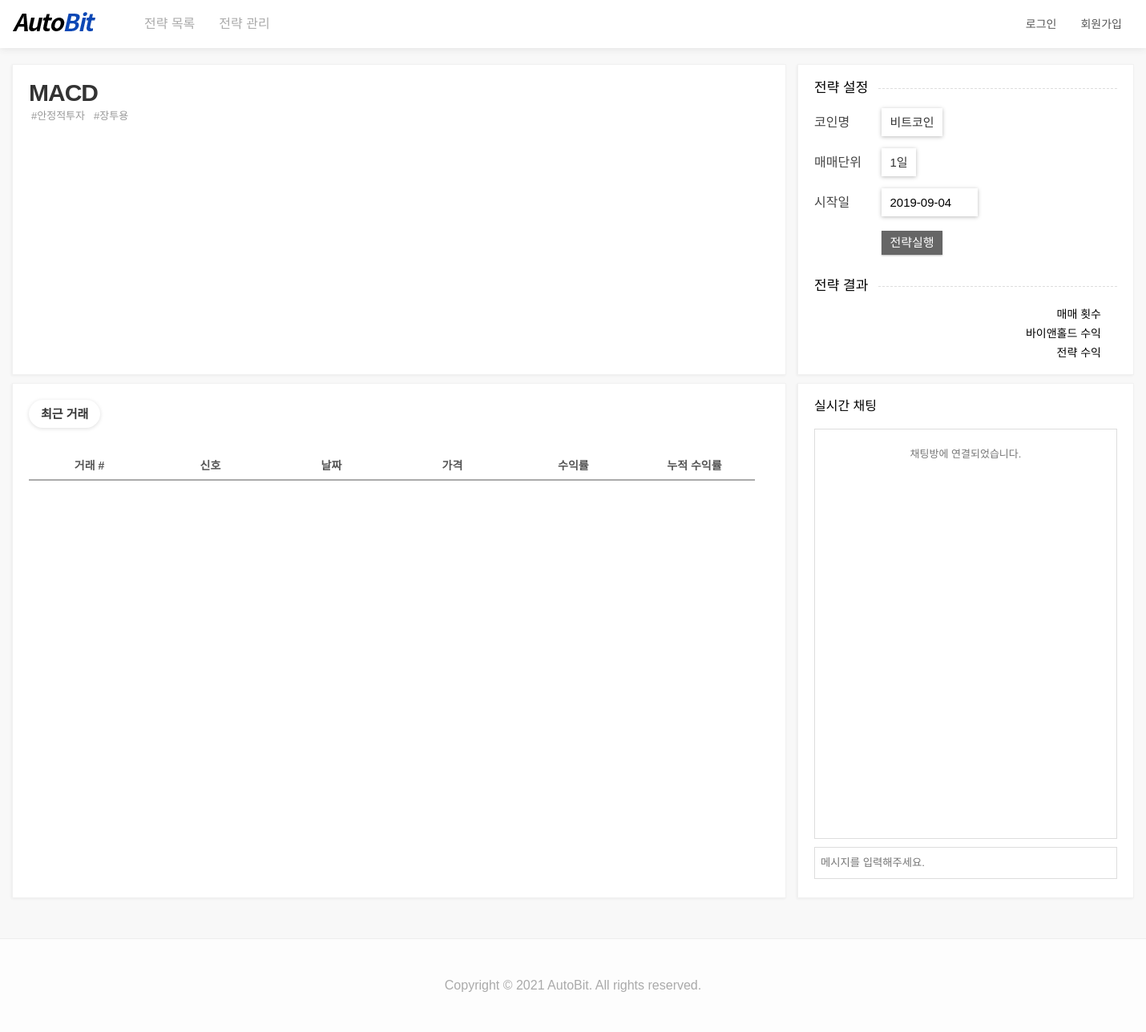
The page /1 on the database its author committed.
### tables this page shows
CREATE TABLE `strategy` (
  `idx_strategy` int(11) NOT NULL,
  `name_strategy` varchar(255) NOT NULL,
  `hashtag` varchar(255) NOT NULL DEFAULT '',
  `count_trade` double NOT NULL DEFAULT 0,
  `percent_profit` double NOT NULL DEFAULT 0,
  `percent_max_loss` double NOT NULL DEFAULT 0,
  `percent_win_rate` double NOT NULL DEFAULT 0,
  `idx_user` int(11) NOT NULL,
  `code` text NOT NULL
);

### inc/config.php (called while the page is built, shortened)
<?
	include $_SERVER['DOCUMENT_ROOT'] . "/inc/dbconfig.php";
	include $_SERVER['DOCUMENT_ROOT'] . "/inc/function.php";
	$db = mysqli_connect($db_host, $db_id, $db_pass, $db_db);
	$db->query("SET NAMES utf8");
	$list_coins = array();
	$coin_rows = $db->query("SELECT * FROM coin");
	while ($coin_data = $coin_rows->fetch_assoc()) {
		$list_coins[$coin_data['market']] = $coin_data['name_coin'];
	}
?>

### page/view_strategy.php (the view, shortened to what this page needs)
<?
	if(isset($_GET['unit']))
		$unit = addslashes($_GET['unit']);
	else
		$unit = 1440;
	$min_start_ts = strtotime(get_min_dt($unit));
	if(isset($_GET['date_start']) && strtotime($_GET['date_start']) > $min_start_ts)
		$date_start = addslashes($_GET['date_start']);
	else
		$date_start = date("Y-m-d", $min_start_ts);
	$idx_strategy = addslashes($_GET['idx_strategy']);
	$strategy_rows = $db->query("SELECT * FROM strategy WHERE idx_strategy='{$idx_strategy}' limit 1;");
	$strategy_data = $strategy_rows->fetch_assoc();
?>
<div id="view_strategy_wrap">
	<div class="top_wrap wrapper_l">
		<div class="left box">
			<div class="info_wrap">
				<div class="name_wrap">
					<div class="item_name"><?=$strategy_data['name_strategy']?></div>
					<div class="hashtag_wrap">
						<?php
							$hashtags = explode(',', $strategy_data['hashtag']);
							foreach ($hashtags as $value){
								?><a href="#">#<?=$value?></a><?php
							}
						?>
					</div>
				</div>
			</div>
		</div>
		<div class="right box">
			<div class="right_dashed">전략 설정</div>
			<form>
				<div class="row">
					<span class="title">코인명</span>
					<?=template_y_select("market", $list_coins, isset($_GET['market'])?$_GET['market']:'', 0)?>
				</div>
				<div class="row">
					<span class="title">매매단위</span>
					<?=template_y_select("unit", array("1"=>"1분", "5"=>"5분", "60"=>"1시간", "240"=>"4시간", "1440"=>"1일", ), isset($_GET['unit'])?$_GET['unit']:'', '1440')?>
				</div>
				<div class="row">
					<span class="title">시작일</span>
					<span><label class="y_input"><input type="text" data-toggle="datepicker" name="date_start" value="<?=$date_start?>"></label></span>
				</div>
				<div class="row">
					<span><button type="submit" class="y_button">전략실행</span></button>
				</div>
			</form>
			<div class="right_dashed">전략 결과</div>
			<table id="table_result_sub">
				<tbody>
					<tr>
						<th>매매 횟수</th>
					</tr>
					<tr>
						<th>바이앤홀드 수익</th>
					</tr>
					<tr>
						<th>전략 수익</th>
					</tr>
				</tbody>
			</table>
		</div>
	</div>
	<div class="bottom_wrap wrapper_l">
		<div class="left box">
			<button class="btn_tab active" data-tab-idx='1'>최근 거래</button>
			<div class="tab_wrap">
				<div class="active" data-tab='1'>
					<table class="table_recent_signal" style="width:calc(100% - 18px)">
						<thead>
							<tr>
								<th>거래 #</th>
								<th>신호</th>
								<th>날짜</th>
								<th>가격</th>
								<th>수익률</th>
								<th>누적 수익률</th>
							</tr>
						</thead>
					</table>
					<div class="recent_signal_wrap">
					</div>
				</div>
			</div>
		</div>
		<div class="right box">
			실시간 채팅
			<div id="view_strategy_chat">
				<div class="hint">채팅방에 연결되었습니다.</div>
			</div>
			<input id="view_strategy_chat_input" type="text" placeholder="메시지를 입력해주세요.">
		</div>
	</div>
</div>

### css/style.css (style rules this page uses)
* { font-family: 'Noto Sans KR', sans-serif; }
body { background-color:#f8f8f8;padding-top:60px; }
a { text-decoration: none; color:#333; }
.wrapper_l { position:relative; width:1400px; margin:0 auto; padding:0 10px; }
.box { padding:20px;box-sizing:border-box;background-color: white;border: 1px solid #f1f1f1; box-shadow: rgb(0 0 0 / 5%) -1px 1px 3px; }
#view_strategy_wrap>.top_wrap { display:flex;justify-content: space-between;margin-top:20px; }
#view_strategy_wrap>.top_wrap>.left { width:69%; }
#view_strategy_wrap>.top_wrap>.left>.info_wrap { display: flex; }
#view_strategy_wrap>.top_wrap>.left>.info_wrap>.name_wrap { flex:2; }
#view_strategy_wrap>.top_wrap>.left>.info_wrap>.name_wrap>.item_name { font-size:30px; color: #333; font-weight: 700; letter-spacing: -1px; }
#view_strategy_wrap>.top_wrap>.left>.info_wrap>.name_wrap>.hashtag_wrap { margin-top:5px; }
#view_strategy_wrap>.top_wrap>.left>.info_wrap>.name_wrap>.hashtag_wrap>a { display:inline-block; color: #999;font-size:13px;padding:0 3px;margin-right: 5px; }
#view_strategy_wrap>.top_wrap>.right { width:30%; }
#view_strategy_wrap>.top_wrap>.right>form>.row { position:relative;height:50px; line-height: 50px; }
#view_strategy_wrap>.top_wrap>.right>form>.row>.title { display:inline-block;min-width:70px;line-height:23px; margin-right:10px;font-weight:500;color:#444; }
#view_strategy_wrap>.bottom_wrap { display:flex;justify-content: space-between;margin-top:10px; }
#view_strategy_wrap>.bottom_wrap>.left { width:69%; }
#view_strategy_wrap>.bottom_wrap>.left>.btn_tab { background-color: #fff; box-shadow: 0 1px 5px #ddd; border: none; color: #999; line-height: 35px; font-size: 15px; padding: 0 15px; border-radius: 30px; margin-right: 10px; cursor: pointer;transition:0.3s all;outline:none; }
#view_strategy_wrap>.bottom_wrap>.left>.btn_tab.active { font-weight: 700;color:#333; }
#view_strategy_wrap>.bottom_wrap>.left>.tab_wrap { margin-top:30px; }
#view_strategy_wrap>.bottom_wrap>.left>.tab_wrap>div { display: none; }
#view_strategy_wrap>.bottom_wrap>.left>.tab_wrap>.active { display: block; }
#view_strategy_wrap>.bottom_wrap>.left>.tab_wrap .recent_signal_wrap { height:500px;overflow-y: scroll; }
#view_strategy_wrap>.bottom_wrap>.left>.tab_wrap .table_recent_signal { width:100%;text-align: center;font-size:14px;font-weight: 400;color:#555 }
#view_strategy_wrap>.bottom_wrap>.left>.tab_wrap .table_recent_signal th { padding: 10px 5px;border-bottom:2px solid #aaa;width:16.66%; }
#view_strategy_wrap>.bottom_wrap>.right { width:30%; }
#table_result_sub { width:100%; }
#table_result_sub>tbody>tr>* { padding-top:10px; }
#table_result_sub>tbody>tr>th { text-align:right;padding-right:20px;font-weight:normal;font-size:14px; }
#view_strategy_chat { line-height: 1.7; margin-top:20px;border:1px solid #ddd; padding: 5px 10px; height: 500px; overflow-y: scroll; }
#view_strategy_chat>div { font-size:13px; }
#view_strategy_chat>div.hint { text-align: center;color:#777;padding:15px 0; }
#view_strategy_chat_input { margin-top: 10px; width: 100%; height: 40px; line-height: 40px; text-indent: 5px; border: 1px solid #ddd; box-sizing: border-box;outline:none; }
.y_input { display:inline-block;box-shadow: 0 1px 5px #bbb;height:35px;line-height: 35px;padding:0 10px;font-size:0; }
.y_input>input { width:100px;height:35px;line-height: 35px;border:none;outline:none;font-size:15px;padding:0; }
.y_button { border:none;padding:0 10px;font-size:15px;line-height:30px;box-shadow: 0 1px 2px #bbb;background-color:#666;color:white;cursor: pointer;outline:none;transition:0.3s all; }
.right_dashed { position:relative;font-size:17px;font-weight:500;margin-top:20px;margin-bottom:10px; }
.right_dashed:first-child { margin-top:0; }
.right_dashed:after { content:'';display:block;position:absolute;right:0;left:80px;top:50%;border-top:1px dashed #ddd; }

### rows shown on the page
strategy: name_strategy "MACD", hashtag "안정적투자", hashtag "장투용"

### other values the page prints
$arr_data[$active_key] "비트코인 1일"
